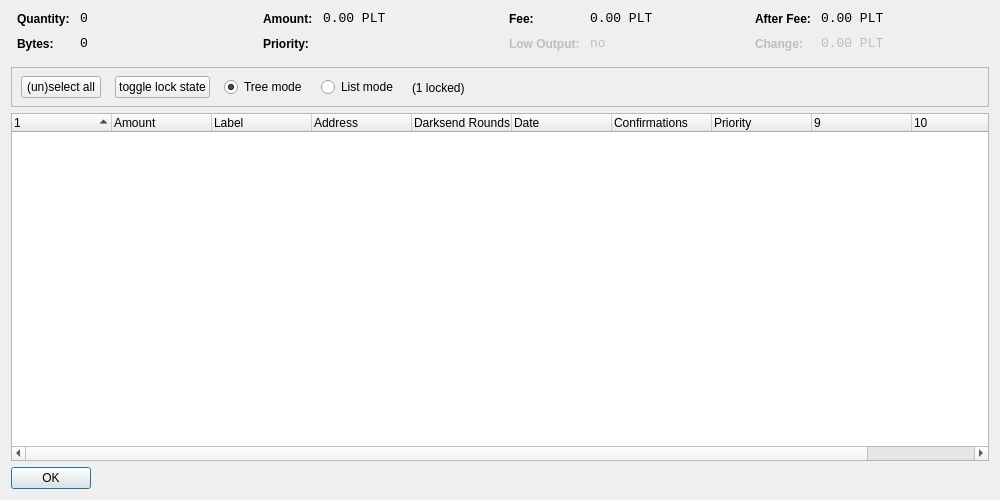
<?xml version="1.0" encoding="UTF-8"?>
<ui version="4.0">
 <class>CoinControlDialog</class>
 <widget class="QDialog" name="CoinControlDialog">
  <property name="geometry">
   <rect>
    <x>0</x>
    <y>0</y>
    <width>1000</width>
    <height>500</height>
   </rect>
  </property>
  <property name="windowTitle">
   <string>Coin Control</string>
  </property>
  <layout class="QVBoxLayout" name="verticalLayout">
   <item>
    <layout class="QHBoxLayout" name="horizontalLayoutTop" stretch="0,0,0,0">
     <property name="topMargin">
      <number>0</number>
     </property>
     <property name="bottomMargin">
      <number>10</number>
     </property>
     <item>
      <layout class="QFormLayout" name="formLayoutCoinControl1">
       <property name="horizontalSpacing">
        <number>10</number>
       </property>
       <property name="verticalSpacing">
        <number>10</number>
       </property>
       <property name="leftMargin">
        <number>6</number>
       </property>
       <property name="rightMargin">
        <number>6</number>
       </property>
       <item row="0" column="0">
        <widget class="QLabel" name="labelCoinControlQuantityText">
         <property name="styleSheet">
          <string notr="true">font-weight:bold;</string>
         </property>
         <property name="text">
          <string>Quantity:</string>
         </property>
        </widget>
       </item>
       <item row="0" column="1">
        <widget class="QLabel" name="labelCoinControlQuantity">
         <property name="font">
          <font>
           <family>Monospace</family>
           <pointsize>10</pointsize>
          </font>
         </property>
         <property name="cursor">
          <cursorShape>IBeamCursor</cursorShape>
         </property>
         <property name="contextMenuPolicy">
          <enum>Qt::ActionsContextMenu</enum>
         </property>
         <property name="text">
          <string notr="true">0</string>
         </property>
         <property name="textInteractionFlags">
          <set>Qt::LinksAccessibleByMouse|Qt::TextSelectableByKeyboard|Qt::TextSelectableByMouse</set>
         </property>
        </widget>
       </item>
       <item row="1" column="0">
        <widget class="QLabel" name="labelCoinControlBytesText">
         <property name="styleSheet">
          <string notr="true">font-weight:bold;</string>
         </property>
         <property name="text">
          <string>Bytes:</string>
         </property>
        </widget>
       </item>
       <item row="1" column="1">
        <widget class="QLabel" name="labelCoinControlBytes">
         <property name="font">
          <font>
           <family>Monospace</family>
           <pointsize>10</pointsize>
          </font>
         </property>
         <property name="cursor">
          <cursorShape>IBeamCursor</cursorShape>
         </property>
         <property name="contextMenuPolicy">
          <enum>Qt::ActionsContextMenu</enum>
         </property>
         <property name="text">
          <string notr="true">0</string>
         </property>
         <property name="textInteractionFlags">
          <set>Qt::LinksAccessibleByMouse|Qt::TextSelectableByKeyboard|Qt::TextSelectableByMouse</set>
         </property>
        </widget>
       </item>
      </layout>
     </item>
     <item>
      <layout class="QFormLayout" name="formLayoutCoinControl2">
       <property name="horizontalSpacing">
        <number>10</number>
       </property>
       <property name="verticalSpacing">
        <number>10</number>
       </property>
       <property name="leftMargin">
        <number>6</number>
       </property>
       <property name="rightMargin">
        <number>6</number>
       </property>
       <item row="0" column="0">
        <widget class="QLabel" name="labelCoinControlAmountText">
         <property name="styleSheet">
          <string notr="true">font-weight:bold;</string>
         </property>
         <property name="text">
          <string>Amount:</string>
         </property>
        </widget>
       </item>
       <item row="0" column="1">
        <widget class="QLabel" name="labelCoinControlAmount">
         <property name="font">
          <font>
           <family>Monospace</family>
           <pointsize>10</pointsize>
          </font>
         </property>
         <property name="cursor">
          <cursorShape>IBeamCursor</cursorShape>
         </property>
         <property name="contextMenuPolicy">
          <enum>Qt::ActionsContextMenu</enum>
         </property>
         <property name="text">
          <string notr="true">0.00 PLT</string>
         </property>
         <property name="textInteractionFlags">
          <set>Qt::LinksAccessibleByMouse|Qt::TextSelectableByKeyboard|Qt::TextSelectableByMouse</set>
         </property>
        </widget>
       </item>
       <item row="1" column="0">
        <widget class="QLabel" name="labelCoinControlPriorityText">
         <property name="styleSheet">
          <string notr="true">font-weight:bold;</string>
         </property>
         <property name="text">
          <string>Priority:</string>
         </property>
        </widget>
       </item>
       <item row="1" column="1">
        <widget class="QLabel" name="labelCoinControlPriority">
         <property name="font">
          <font>
           <family>Monospace</family>
           <pointsize>10</pointsize>
          </font>
         </property>
         <property name="cursor">
          <cursorShape>IBeamCursor</cursorShape>
         </property>
         <property name="contextMenuPolicy">
          <enum>Qt::ActionsContextMenu</enum>
         </property>
         <property name="text">
          <string/>
         </property>
         <property name="textInteractionFlags">
          <set>Qt::LinksAccessibleByMouse|Qt::TextSelectableByKeyboard|Qt::TextSelectableByMouse</set>
         </property>
        </widget>
       </item>
      </layout>
     </item>
     <item>
      <layout class="QFormLayout" name="formLayoutCoinControl3">
       <property name="horizontalSpacing">
        <number>10</number>
       </property>
       <property name="verticalSpacing">
        <number>10</number>
       </property>
       <property name="leftMargin">
        <number>6</number>
       </property>
       <property name="rightMargin">
        <number>6</number>
       </property>
       <item row="0" column="0">
        <widget class="QLabel" name="labelCoinControlFeeText">
         <property name="styleSheet">
          <string notr="true">font-weight:bold;</string>
         </property>
         <property name="text">
          <string>Fee:</string>
         </property>
        </widget>
       </item>
       <item row="0" column="1">
        <widget class="QLabel" name="labelCoinControlFee">
         <property name="font">
          <font>
           <family>Monospace</family>
           <pointsize>10</pointsize>
          </font>
         </property>
         <property name="cursor">
          <cursorShape>IBeamCursor</cursorShape>
         </property>
         <property name="contextMenuPolicy">
          <enum>Qt::ActionsContextMenu</enum>
         </property>
         <property name="text">
          <string notr="true">0.00 PLT</string>
         </property>
         <property name="textInteractionFlags">
          <set>Qt::LinksAccessibleByMouse|Qt::TextSelectableByKeyboard|Qt::TextSelectableByMouse</set>
         </property>
        </widget>
       </item>
       <item row="1" column="0">
        <widget class="QLabel" name="labelCoinControlLowOutputText">
         <property name="enabled">
          <bool>false</bool>
         </property>
         <property name="styleSheet">
          <string notr="true">font-weight:bold;</string>
         </property>
         <property name="text">
          <string>Low Output:</string>
         </property>
        </widget>
       </item>
       <item row="1" column="1">
        <widget class="QLabel" name="labelCoinControlLowOutput">
         <property name="enabled">
          <bool>false</bool>
         </property>
         <property name="font">
          <font>
           <family>Monospace</family>
           <pointsize>10</pointsize>
          </font>
         </property>
         <property name="cursor">
          <cursorShape>IBeamCursor</cursorShape>
         </property>
         <property name="contextMenuPolicy">
          <enum>Qt::ActionsContextMenu</enum>
         </property>
         <property name="text">
          <string notr="true">no</string>
         </property>
         <property name="textInteractionFlags">
          <set>Qt::LinksAccessibleByMouse|Qt::TextSelectableByKeyboard|Qt::TextSelectableByMouse</set>
         </property>
        </widget>
       </item>
      </layout>
     </item>
     <item>
      <layout class="QFormLayout" name="formLayoutCoinControl4">
       <property name="horizontalSpacing">
        <number>10</number>
       </property>
       <property name="verticalSpacing">
        <number>10</number>
       </property>
       <property name="leftMargin">
        <number>6</number>
       </property>
       <property name="rightMargin">
        <number>6</number>
       </property>
       <item row="0" column="0">
        <widget class="QLabel" name="labelCoinControlAfterFeeText">
         <property name="styleSheet">
          <string notr="true">font-weight:bold;</string>
         </property>
         <property name="text">
          <string>After Fee:</string>
         </property>
        </widget>
       </item>
       <item row="0" column="1">
        <widget class="QLabel" name="labelCoinControlAfterFee">
         <property name="font">
          <font>
           <family>Monospace</family>
           <pointsize>10</pointsize>
          </font>
         </property>
         <property name="cursor">
          <cursorShape>IBeamCursor</cursorShape>
         </property>
         <property name="contextMenuPolicy">
          <enum>Qt::ActionsContextMenu</enum>
         </property>
         <property name="text">
          <string notr="true">0.00 PLT</string>
         </property>
         <property name="textInteractionFlags">
          <set>Qt::LinksAccessibleByMouse|Qt::TextSelectableByKeyboard|Qt::TextSelectableByMouse</set>
         </property>
        </widget>
       </item>
       <item row="1" column="0">
        <widget class="QLabel" name="labelCoinControlChangeText">
         <property name="enabled">
          <bool>false</bool>
         </property>
         <property name="styleSheet">
          <string notr="true">font-weight:bold;</string>
         </property>
         <property name="text">
          <string>Change:</string>
         </property>
        </widget>
       </item>
       <item row="1" column="1">
        <widget class="QLabel" name="labelCoinControlChange">
         <property name="enabled">
          <bool>false</bool>
         </property>
         <property name="font">
          <font>
           <family>Monospace</family>
           <pointsize>10</pointsize>
          </font>
         </property>
         <property name="cursor">
          <cursorShape>IBeamCursor</cursorShape>
         </property>
         <property name="contextMenuPolicy">
          <enum>Qt::ActionsContextMenu</enum>
         </property>
         <property name="text">
          <string notr="true">0.00 PLT</string>
         </property>
         <property name="textInteractionFlags">
          <set>Qt::LinksAccessibleByMouse|Qt::TextSelectableByKeyboard|Qt::TextSelectableByMouse</set>
         </property>
        </widget>
       </item>
      </layout>
     </item>
    </layout>
   </item>
   <item>
    <widget class="QFrame" name="frame">
     <property name="minimumSize">
      <size>
       <width>0</width>
       <height>40</height>
      </size>
     </property>
     <property name="frameShape">
      <enum>QFrame::StyledPanel</enum>
     </property>
     <property name="frameShadow">
      <enum>QFrame::Sunken</enum>
     </property>
     <widget class="QWidget" name="horizontalLayoutWidget">
      <property name="geometry">
       <rect>
        <x>10</x>
        <y>0</y>
        <width>781</width>
        <height>41</height>
       </rect>
      </property>
      <layout class="QHBoxLayout" name="horizontalLayoutPanel" stretch="0,0,0,0,0">
       <property name="spacing">
        <number>14</number>
       </property>
       <item>
        <widget class="QPushButton" name="pushButtonSelectAll">
         <property name="sizePolicy">
          <sizepolicy hsizetype="Maximum" vsizetype="Fixed">
           <horstretch>0</horstretch>
           <verstretch>0</verstretch>
          </sizepolicy>
         </property>
         <property name="text">
          <string>(un)select all</string>
         </property>
        </widget>
       </item>
        <item>
         <widget class="QPushButton" name="pushButtonToggleLock">
          <property name="sizePolicy">
           <sizepolicy hsizetype="Maximum" vsizetype="Fixed">
            <horstretch>0</horstretch>
            <verstretch>0</verstretch>
           </sizepolicy>
          </property>
          <property name="text">
           <string>toggle lock state</string>
          </property>
          <property name="autoDefault">
           <bool>false</bool>
          </property>
         </widget>
        </item>
       <item>
        <widget class="QRadioButton" name="radioTreeMode">
         <property name="sizePolicy">
          <sizepolicy hsizetype="Maximum" vsizetype="Fixed">
           <horstretch>0</horstretch>
           <verstretch>0</verstretch>
          </sizepolicy>
         </property>
         <property name="text">
          <string>Tree mode</string>
         </property>
         <property name="checked">
          <bool>true</bool>
         </property>
        </widget>
       </item>
       <item>
        <widget class="QRadioButton" name="radioListMode">
         <property name="sizePolicy">
          <sizepolicy hsizetype="Maximum" vsizetype="Fixed">
           <horstretch>0</horstretch>
           <verstretch>0</verstretch>
          </sizepolicy>
         </property>
         <property name="text">
          <string>List mode</string>
         </property>
        </widget>
       </item>
        <item>
         <widget class="QLabel" name="labelLocked">
          <property name="text">
           <string>(1 locked)</string>
          </property>
         </widget>
        </item>
       <item>
        <spacer name="horizontalSpacer">
         <property name="orientation">
          <enum>Qt::Horizontal</enum>
         </property>
         <property name="sizeHint" stdset="0">
          <size>
           <width>40</width>
           <height>20</height>
          </size>
         </property>
        </spacer>
       </item>
      </layout>
     </widget>
    </widget>
   </item>
   <item>
    <widget class="CoinControlTreeWidget" name="treeWidget">
     <property name="contextMenuPolicy">
      <enum>Qt::CustomContextMenu</enum>
     </property>
     <property name="sortingEnabled">
      <bool>false</bool>
     </property>
     <property name="columnCount">
      <number>11</number>
     </property>
     <attribute name="headerShowSortIndicator" stdset="0">
      <bool>true</bool>
     </attribute>
     <attribute name="headerStretchLastSection">
      <bool>false</bool>
     </attribute>
     <column>
      <property name="text">
       <string/>
      </property>
     </column>
     <column>
      <property name="text">
       <string>Amount</string>
      </property>
     </column>
     <column>
      <property name="text">
       <string>Label</string>
      </property>
     </column>
     <column>
      <property name="text">
       <string>Address</string>
      </property>
     </column>
     <column>
      <property name="text">
       <string>Darksend Rounds</string>
      </property>
    </column>
     <column>
      <property name="text">
       <string>Date</string>
      </property>
     </column>
     <column>
      <property name="text">
       <string>Confirmations</string>
      </property>
      <property name="toolTip">
       <string>Confirmed</string>
      </property>
     </column>
     <column>
      <property name="text">
       <string>Priority</string>
      </property>
     </column>
     <column>
      <property name="text">
       <string/>
      </property>
     </column>
     <column>
      <property name="text">
       <string/>
      </property>
     </column>
     <column>
      <property name="text">
       <string/>
      </property>
     </column>
     <column>
      <property name="text">
       <string/>
      </property>
     </column>
    </widget>
   </item>
   <item>
    <widget class="QDialogButtonBox" name="buttonBox">
     <property name="sizePolicy">
      <sizepolicy hsizetype="Maximum" vsizetype="Fixed">
       <horstretch>0</horstretch>
       <verstretch>0</verstretch>
      </sizepolicy>
     </property>
     <property name="orientation">
      <enum>Qt::Horizontal</enum>
     </property>
     <property name="standardButtons">
      <set>QDialogButtonBox::Ok</set>
     </property>
    </widget>
   </item>
  </layout>
 </widget>
 <customwidgets>
  <customwidget>
   <class>CoinControlTreeWidget</class>
   <extends>QTreeWidget</extends>
   <header>coincontroltreewidget.h</header>
  </customwidget>
 </customwidgets>
 <resources/>
 <connections/>
</ui>
